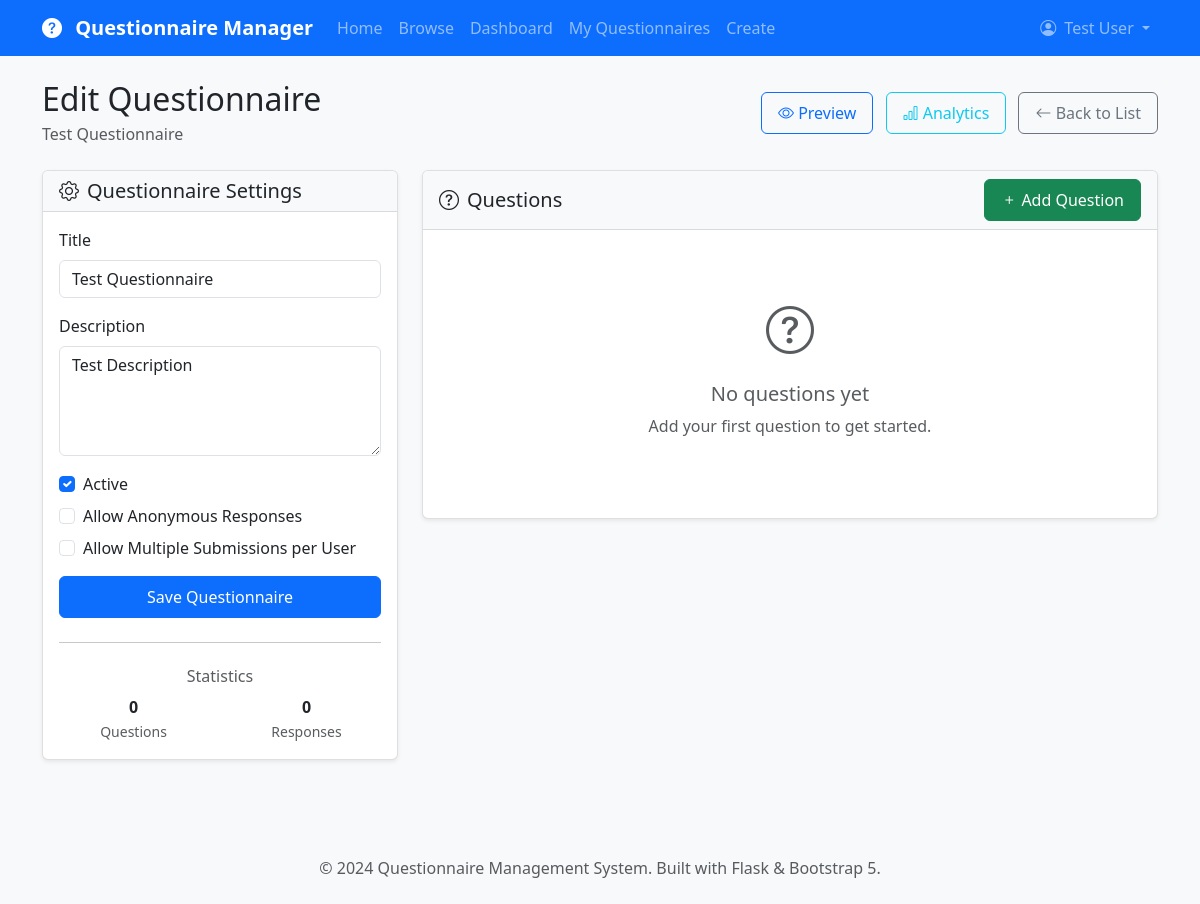
Before: /edit-questionnaire/2 (signed in) with the older database file.
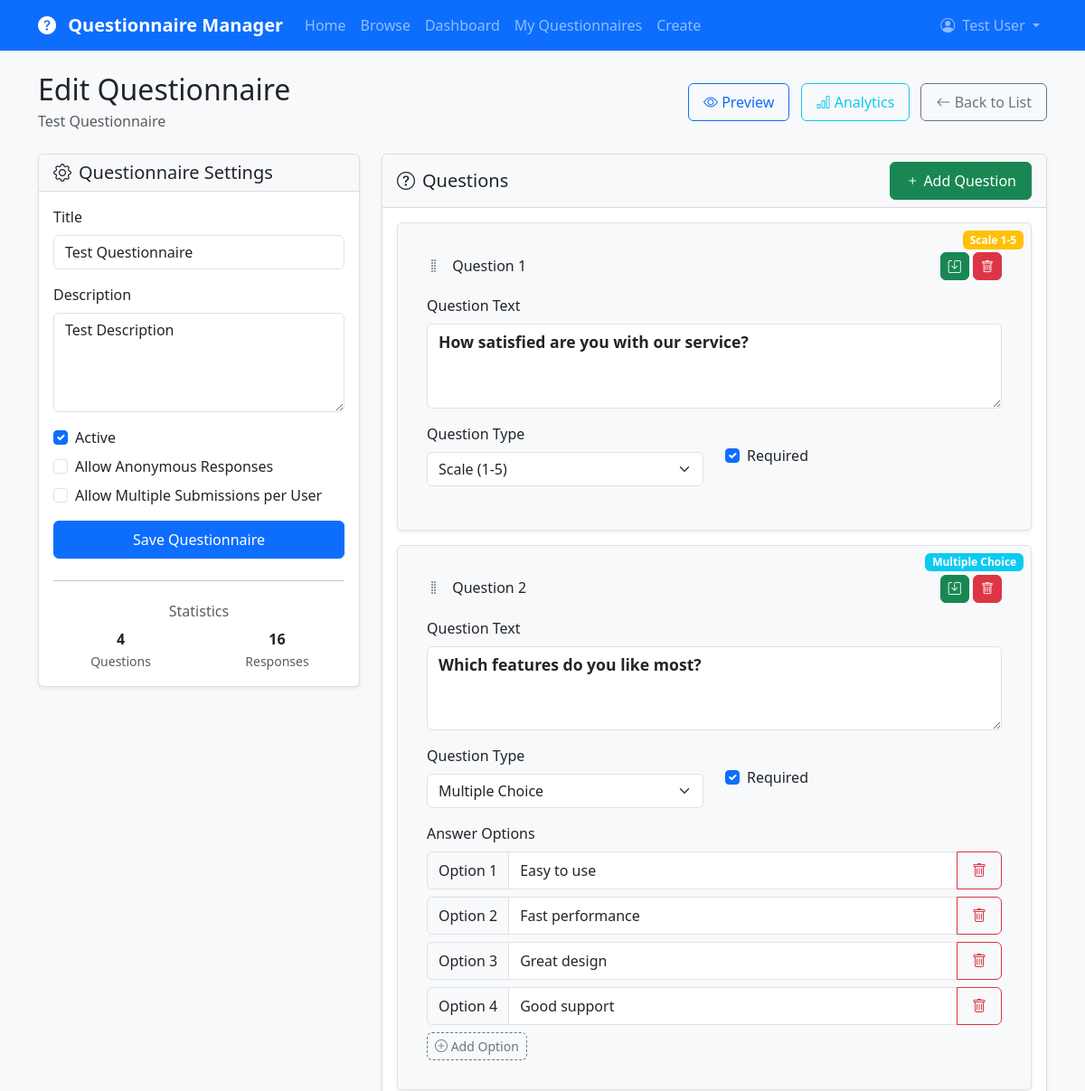
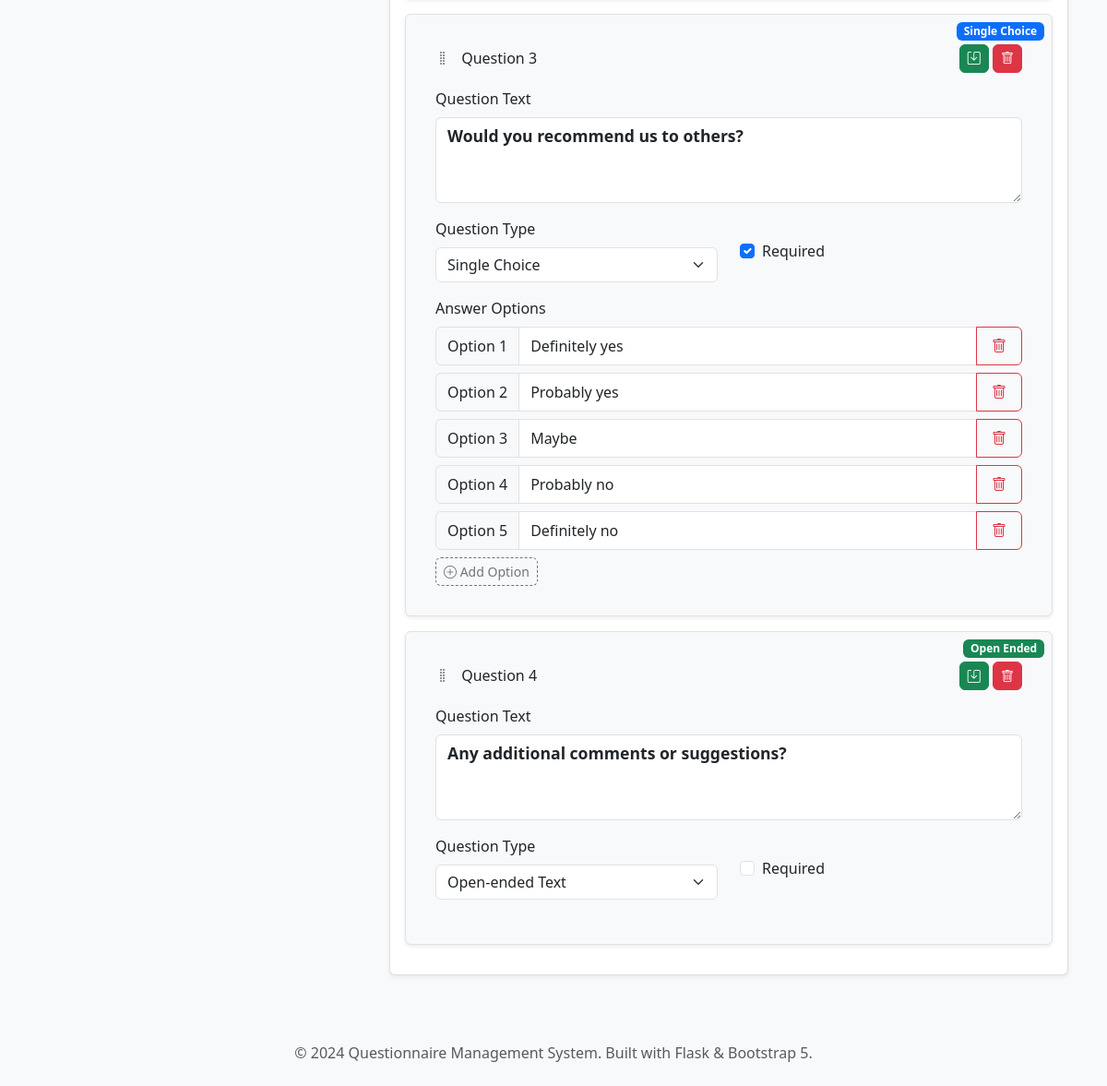
After: the same page with the newer database file (2 pictures, top to bottom).
### app/models.py (models this page shows, shortened)
class Question(db.Model):
    __tablename__ = 'questions'
    id = db.Column(db.Integer, primary_key=True)
    questionnaire_id = db.Column(db.Integer, db.ForeignKey('questionnaires.id'), nullable=False)
    question_text = db.Column(db.Text, nullable=False)
    question_type = db.Column(db.String(20), nullable=False)  # single_choice, multiple_choice, open_ended, scale
    options = db.Column(db.Text)  # JSON string for choice options
    order = db.Column(db.Integer, default=0)
    is_required = db.Column(db.Boolean, default=True)
    created_at = db.Column(db.DateTime, default=datetime.utcnow)
    answers = db.relationship('Answer', backref='question', lazy='dynamic', cascade='all, delete-orphan')
    def get_options_list(self):
        if self.options:
            try:
                return json.loads(self.options)
            except json.JSONDecodeError:
                return []
        return []

### app/main/routes.py (the view)
@bp.route('/edit-questionnaire/<int:id>', methods=['GET', 'POST'])
@login_required
def edit_questionnaire(id):
    questionnaire = Questionnaire.query.get_or_404(id)
    if questionnaire.creator != current_user and not current_user.is_admin():
        flash('You do not have permission to edit this questionnaire.', 'danger')
        return redirect(url_for('main.questionnaires'))
    form = QuestionnaireForm()
    if form.validate_on_submit():
        questionnaire.title = form.title.data
        questionnaire.description = form.description.data
        questionnaire.is_active = form.is_active.data
        questionnaire.allow_anonymous = form.allow_anonymous.data
        questionnaire.multiple_submissions = form.multiple_submissions.data
        db.session.commit()
        flash('Questionnaire updated successfully!', 'success')
        return redirect(url_for('main.edit_questionnaire', id=questionnaire.id))
    elif request.method == 'GET':
        form.title.data = questionnaire.title
        form.description.data = questionnaire.description
        form.is_active.data = questionnaire.is_active
        form.allow_anonymous.data = questionnaire.allow_anonymous
        form.multiple_submissions.data = questionnaire.multiple_submissions
    questions = questionnaire.questions.order_by(Question.order).all()
    return render_template('main/edit_questionnaire.html',
                         title='Edit Questionnaire',
                         form=form,
                         questionnaire=questionnaire,
                         questions=questions)

### app/main/forms.py
class QuestionnaireForm(FlaskForm):
    title = StringField('Title', validators=[DataRequired(), Length(min=5, max=200)],
                       render_kw={"class": "form-control", "placeholder": "Enter questionnaire title"})
    description = TextAreaField('Description', validators=[Optional(), Length(max=1000)],
                               render_kw={"class": "form-control", "rows": "4",
                                         "placeholder": "Enter description (optional)"})
    is_active = BooleanField('Active', render_kw={"class": "form-check-input"}, default=True)
    allow_anonymous = BooleanField('Allow Anonymous Responses',
                                  render_kw={"class": "form-check-input"}, default=False)
    multiple_submissions = BooleanField('Allow Multiple Submissions per User',
                                      render_kw={"class": "form-check-input"}, default=False)
    submit = SubmitField('Save Questionnaire', render_kw={"class": "btn btn-primary"})

### app/models.py (called while the page is built)
@login_manager.user_loader
def load_user(user_id):
    return User.query.get(int(user_id))

    def is_admin(self):
        return self.role == 'admin'

### app/templates/main/edit_questionnaire.html (shortened to what the changed rows need)
{% extends "base.html" %}
{% block content %}
<div class="row">
    <div class="col-12">
        <div class="d-flex justify-content-between align-items-center mb-4">
            <div>
                <h2 class="mb-1">Edit Questionnaire</h2>
            </div>
        </div>
    </div>
</div>
<div class="row">
    <div class="col-lg-4 mb-4">
        <div class="card">
            <div class="card-body">
                <div class="text-center">
                    <div class="row text-center">
                        <div class="col-6">
                            <div class="fw-bold">{{ questionnaire.get_question_count() }}</div>
                            <small class="text-muted">Questions</small>
                        </div>
                        <div class="col-6">
                            <div class="fw-bold">{{ questionnaire.get_total_responses() }}</div>
                            <small class="text-muted">Responses</small>
                        </div>
                    </div>
                </div>
            </div>
        </div>
    </div>
    <div class="col-lg-8">
        <div class="card">
            <div class="card-body">
                <div id="questions-container">
                    {% if questions %}
                        {% for question in questions %}
                            <div class="question-item card mb-3" data-question-id="{{ question.id }}" data-order="{{ question.order }}">
                                <div class="card-body">
                                    <div class="d-flex justify-content-between align-items-center mb-3">
                                        <h6 class="card-title mb-0">
                                            <i class="bi bi-grip-vertical drag-handle me-2"></i>
                                            Question {{ loop.index }}
                                            {% if question.question_type == 'single_choice' %}
                                                <span class="badge bg-primary question-type-badge">Single Choice</span>
                                            {% elif question.question_type == 'multiple_choice' %}
                                                <span class="badge bg-info question-type-badge">Multiple Choice</span>
                                            {% elif question.question_type == 'open_ended' %}
                                                <span class="badge bg-success question-type-badge">Open Ended</span>
                                            {% elif question.question_type == 'scale' %}
                                                <span class="badge bg-warning question-type-badge">Scale 1-5</span>
                                            {% endif %}
                                        </h6>
                                        <div>
                                            <button type="button" class="btn btn-success btn-sm save-question-btn">
                                                <i class="bi bi-save"></i>
                                            </button>
                                            <button type="button" class="btn btn-danger btn-sm delete-question-btn">
                                                <i class="bi bi-trash"></i>
                                            </button>
                                        </div>
                                    </div>
                                    <div class="mb-3">
                                        <label class="form-label">Question Text</label>
                                        <textarea class="form-control question-text" rows="3">{{ question.question_text }}</textarea>
                                    </div>
                                    <div class="row mb-3">
                                        <div class="col-md-6">
                                            <label class="form-label">Question Type</label>
                                            <select class="form-select question-type-select">
                                                <option value="single_choice"{% if question.question_type == 'single_choice' %} selected{% endif %}>Single Choice</option>
                                                <option value="multiple_choice"{% if question.question_type == 'multiple_choice' %} selected{% endif %}>Multiple Choice</option>
                                                <option value="open_ended"{% if question.question_type == 'open_ended' %} selected{% endif %}>Open-ended Text</option>
                                                <option value="scale"{% if question.question_type == 'scale' %} selected{% endif %}>Scale (1-5)</option>
                                            </select>
                                        </div>
                                        <div class="col-md-6">
                                            <div class="form-check mt-4">
                                                <input class="form-check-input question-required" type="checkbox" {% if question.is_required %}checked{% endif %}>
                                                <label class="form-check-label">Required</label>
                                            </div>
                                        </div>
                                    </div>
                                    {% if question.question_type in ['single_choice', 'multiple_choice'] %}
                                        <div class="choice-options">
                                            <label class="form-label">Answer Options</label>
                                            <div class="options-list">
                                                {% for option in question.get_options_list() %}
                                                    <div class="input-group mb-2 option-input">
                                                        <span class="input-group-text">Option {{ loop.index }}</span>
                                                        <input type="text" class="form-control option-text" value="{{ option }}">
                                                        <button type="button" class="btn btn-outline-danger remove-option-btn">
                                                            <i class="bi bi-trash"></i>
                                                        </button>
                                                    </div>
                                                {% endfor %}
                                            </div>
                                            <button type="button" class="btn btn-outline-primary btn-sm add-option-btn">
                                                <i class="bi bi-plus-circle"></i> Add Option
                                            </button>
                                        </div>
                                    {% endif %}
                                </div>
                            </div>
                        {% endfor %}
                    {% else %}
                        <div class="text-center py-5">
                            <i class="bi bi-question-circle text-muted" style="font-size: 3rem;"></i>
                            <h5 class="text-muted mt-3">No questions yet</h5>
                            <p class="text-muted">Add your first question to get started.</p>
                        </div>
                    {% endif %}
                </div>
            </div>
        </div>
    </div>
</div>
{% endblock %}

Changed rows visible on the page:
added Question: shows "Scale 1-5", question_text "How satisfied are you with our service?", question_type "Scale (1-5)", is_required "☑"
added Question: shows "Multiple Choice", question_text "Which features do you like most?", question_type "Multiple Choice", is_required "☑", get_options_list "Easy to use" "Fast performance" "Great design" "Good support"
added Question: shows "Single Choice", question_text "Would you recommend us to others?", question_type "Single Choice", is_required "☑", get_options_list "Definitely yes" "Probably yes" "Maybe" "Probably no" "Definitely no"
added Question: shows "Open Ended", question_text "Any additional comments or suggestions?", question_type "Open-ended Text"
Other visible differences:
{{ questionnaire.get_question_count() }}: "0" → "4"
{{ questionnaire.get_total_responses() }}: "0" → "16"
text no longer shown: "No questions yet Add your first question to get started."
